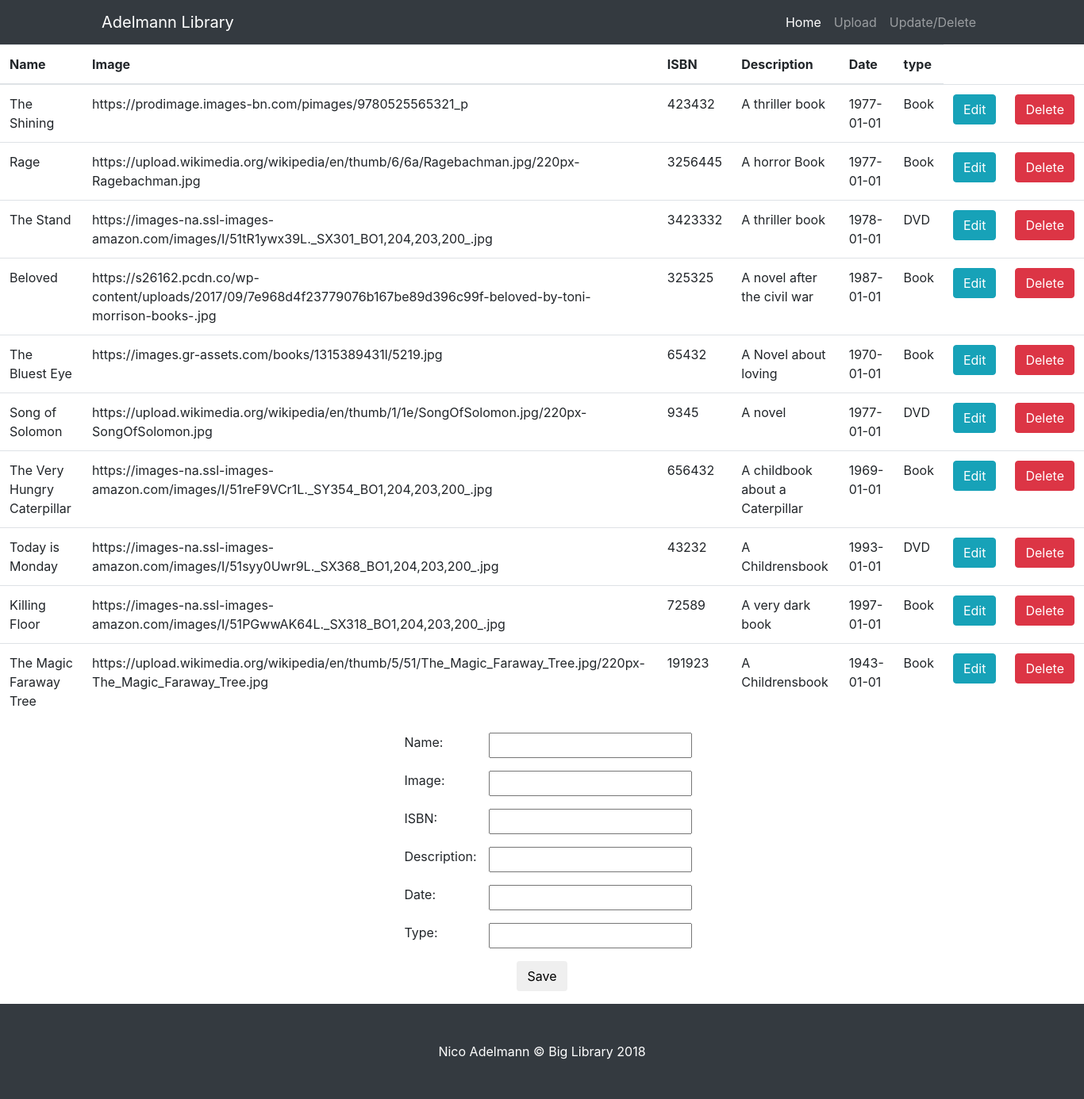
The page /Codereview10_Adelmann/update.php on the database its author committed.
### tables this page shows
CREATE TABLE `media` (
  `media_id` int(11) NOT NULL,
  `media_title` varchar(120) DEFAULT NULL,
  `media_image` varchar(200) DEFAULT NULL,
  `media_ISBN` int(11) DEFAULT NULL,
  `media_short_description` varchar(55) DEFAULT NULL,
  `publish_date` date DEFAULT NULL,
  `type` varchar(55) DEFAULT NULL,
  `FK_publisher` int(11) DEFAULT NULL,
  `FK_author` int(11) DEFAULT NULL
);

### Codereview10_Adelmann/includes/update_delete.inc.php (called while the page is built, shortened)
<?php
	$name = "";
	$image = "";
	$isbn = "";
	$description = "";
	$date = "";
	$type = "";
	$update = false;
?>

### Codereview10_Adelmann/update.php (the view, shortened to what this page needs)
<!DOCTYPE HTML>
<html>
<head>
		<link href="vendor/bootstrap/css/bootstrap.min.css" rel="stylesheet">
		<link href="css/thumbnail-gallery.css" rel="stylesheet">
</head>
<body>
	<?php
	include "includes/update_delete.inc.php";
	include_once "navbar.php";
	include_once "includes/dbh.inc.php";
	?>
	<?php $results = mysqli_query($conn, "SELECT * FROM media"); ?>
<table class="table">
	<thead>
		<tr>
			<th>Name</th>
			<th>Image</th>
			<th>ISBN</th>
			<th>Description</th>
			<th>Date</th>
			<th>type</th>
		</tr>
	</thead>
	<?php while ($row = mysqli_fetch_array($results)) { ?>
		<tr>
			<td><?php echo $row['media_title']; ?></td>
			<td><?php echo $row['media_image']; ?></td>
			<td><?php echo $row['media_ISBN']; ?></td>
			<td><?php echo $row['media_short_description']; ?></td>
			<td><?php echo $row['publish_date']; ?></td>
			<td><?php echo $row['type']; ?></td>
			<td>
				<a href="update.php?edit=<?php echo $row['media_id']; ?>" class="btn btn-info" >Edit</a>
			</td>
			<td>
				<a href="update.php?del=<?php echo $row['media_id']; ?>" class="btn btn-danger">Delete</a>
			</td>
		</tr>
	<?php } ?>
</table>
<div class="inputform">
	<form method="post" action="includes/update_delete.inc.php" >
		<div class="input-group form-group">
			<label class="col">Name: </label>
			<input  type="text" name="name" value="<?php echo $name; ?>">
		</div>
		<div class="input-group form-group">
			<label class="col">Image: </label>
			<input type="text" name="image" value="<?php echo $image; ?>">
		</div>
		<div class="input-group form-group">
			<label class="col">ISBN: </label>
			<input type="text" name="isbn" value="<?php echo $isbn; ?>">
		</div>
		<div class="input-group form-group">
			<label class="col">Description: </label>
			<input type="text" name="description" value="<?php echo $description; ?>">
		</div>
		<div class="input-group form-group">
			<label class="col">Date: </label>
			<input type="text" name="date" value="<?php echo $date; ?>">
		</div>
		<div class="input-group form-group">
			<label class="col">Type: </label>
			<input type="text" name="type" value="<?php echo $type; ?>">
		</div>
		<div class="input-group form-group inputform">
			<?php if ($update == true): ?>
	<button class="btn" type="submit" name="update" style="background: #556B2F;" >update</button>
<?php else: ?>
	<button class="btn" type="submit" name="save" >Save</button>
<?php endif ?>
		</div>
	</form>
</div>
<?php
include_once "footer.php"; ?>
</body>
</html>

### Codereview10_Adelmann/navbar.php (shortened to what this page needs)
<nav class="navbar navbar-expand-lg navbar-dark bg-dark fixed-top">
     <div class="container">
       <a class="navbar-brand" href="#">Adelmann Library</a>
       <div class="collapse navbar-collapse" id="navbarResponsive">
         <ul class="navbar-nav ml-auto">
           <li class="nav-item active">
             <a class="nav-link" href="index.php">Home
             </a>
           </li>
           <li class="nav-item">
             <a class="nav-link" href="add_book.php">Upload</a>
           </li>
           <li class="nav-item">
             <a class="nav-link" href="update.php">Update/Delete</a>
           </li>
         </ul>
       </div>
     </div>
   </nav>

### Codereview10_Adelmann/footer.php
<footer class="py-5 bg-dark">
  <div class="container">
    <p class="m-0 text-center text-white">Nico Adelmann &copy; Big Library 2018</p>
  </div>
</footer>

### Codereview10_Adelmann/css/thumbnail-gallery.css (style rules this page uses)
body { padding-top: 54px; }
.inputform { display: flex; justify-content: center; }
@media (min-width: 992px) { body { padding-top: 56px; } }

### rows shown on the page
media: media_title "The Shining", media_image "https://prodimage.images-bn.com/pimages/9780525565321_p", media_ISBN "423432", media_short_description "A thriller book", publish_date "1977-01-01", type "Book"
media: media_title "Rage", media_image "https://upload.wikimedia.org/wikipedia/en/thumb/6/6a/Ragebachman.jpg/220px-Ragebachman.jpg", media_ISBN "3256445", media_short_description "A horror Book", publish_date "1977-01-01", type "Book"
media: media_title "The Stand", media_image "https://images-na.ssl-images-amazon.com/images/I/51tR1ywx39L._SX301_BO1,204,203,200_.jpg", media_ISBN "3423332", media_short_description "A thriller book", publish_date "1978-01-01", type "DVD"
media: media_title "Beloved", media_image "https://s26162.pcdn.co/wp-content/uploads/2017/09/7e968d4f23779076b167be89d396c99f-beloved-by-toni-morrison-books-.jpg", media_ISBN "325325", media_short_description "A novel after the civil war", publish_date "1987-01-01", type "Book"
media: media_title "The Bluest Eye", media_image "https://images.gr-assets.com/books/1315389431l/5219.jpg", media_ISBN "65432", media_short_description "A Novel about loving", publish_date "1970-01-01", type "Book"
media: media_title "Song of Solomon", media_image "https://upload.wikimedia.org/wikipedia/en/thumb/1/1e/SongOfSolomon.jpg/220px-SongOfSolomon.jpg", media_ISBN "9345", media_short_description "A novel", publish_date "1977-01-01", type "DVD"
media: media_title "The Very Hungry Caterpillar", media_image "https://images-na.ssl-images-amazon.com/images/I/51reF9VCr1L._SY354_BO1,204,203,200_.jpg", media_ISBN "656432", media_short_description "A childbook about a Caterpillar", publish_date "1969-01-01", type "Book"
media: media_title "Today is Monday", media_image "https://images-na.ssl-images-amazon.com/images/I/51syy0Uwr9L._SX368_BO1,204,203,200_.jpg", media_ISBN "43232", media_short_description "A Childrensbook", publish_date "1993-01-01", type "DVD"
media: media_title "Killing Floor", media_image "https://images-na.ssl-images-amazon.com/images/I/51PGwwAK64L._SX318_BO1,204,203,200_.jpg", media_ISBN "72589", media_short_description "A very dark book", publish_date "1997-01-01", type "Book"
media: media_title "The Magic Faraway Tree", media_image "https://upload.wikimedia.org/wikipedia/en/thumb/5/51/The_Magic_Faraway_Tree.jpg/220px-The_Magic_Faraway_Tree.jpg", media_ISBN "191923", media_short_description "A Childrensbook", publish_date "1943-01-01", type "Book"
